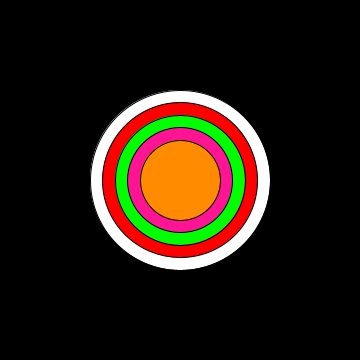
Frame 1 (no input)
Frame 60 (the mouse pressed at the canvas centre just before this capture): identical to frame 1, image omitted
Frame 120 (the mouse held since frame 60 and released just before this capture): identical to frame 1, image omitted

The Processing sketch that drew this single still picture (run headless with seeded random() and noise(); from frame 60 on, the mouse is pressed at the canvas centre):

// Processing sketch: JosiesCircles
// ── JosiesCircles.pde
void setup() {
 size(360,360); 
}

void draw() {
 background(0);
 int radius = width/2;

 fill(255,255,255);
 ellipse(width/2,height/2, radius, radius);
 fill(255,0,0);
 ellipse(width/2,height/2,radius-25,radius-25);
 fill(0,255,0);
 ellipse(width/2,height/2,radius-50,radius-50);
 fill(255,20,147);
 ellipse(width/2,height/2,radius-75,radius-75);
 fill(255,140,0);
 ellipse(width/2,height/2,radius-100,radius-100);
}
